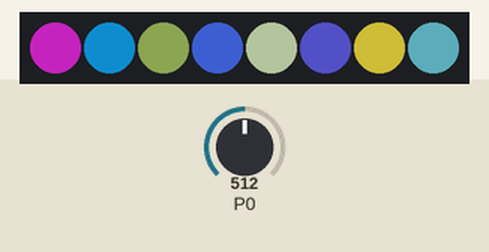
This program was run on a simulated BBC micro:bit (MakeCode). Parts: 8 RGB LEDs in strip order, left to right. The inputs (shaded band) are chosen by the test bench; at power-on: P0 = 512 (analog values on the 0–1023 scale). Dim RGB values are drawn brighter than linear; random numbers come from a fixed seed.

Above: at 1.2 s.
1.3 s: P0 set to 33
4.3 s: P0 set to 28
At 5.7 s:
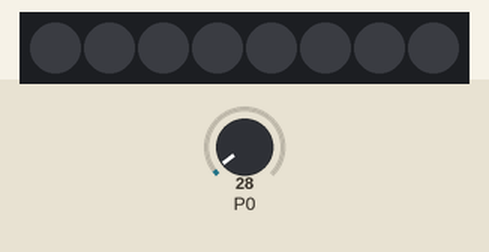
6.3 s: P0 set to 122
At 6.45 s:
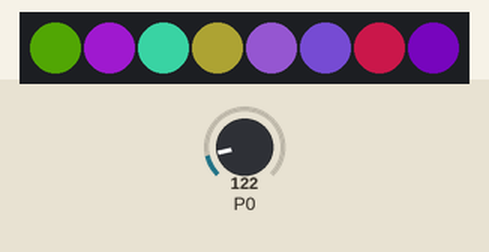
9.3 s: P0 set to 20
At 9.7 s:
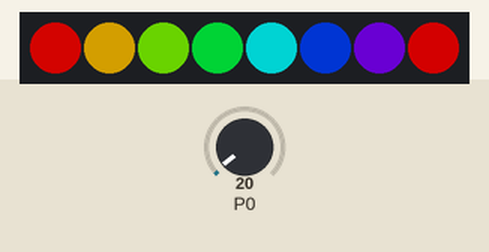
11.3 s: P0 set to 40
At 11.45 s:
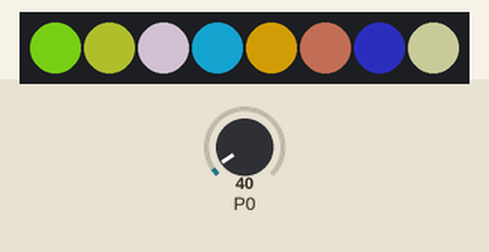
14.0 s: P0 set to 0
At 15.6 s:
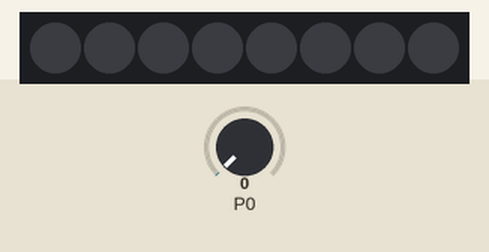
Timing chart, 0 to 17.0 s (numbered marks = the images above; inputs shaded):
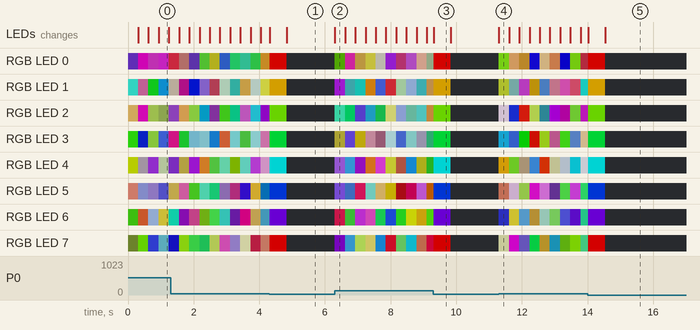

Measured:
- the behaviour switches between 31 and 30 on P0 (found by bisection; images 0 and 1)
- what the display in image 3 shows lasts 0.5 s, from 9.3 s to 9.8 s

The program:

main.ts
```typescript
function red_flash () {
    strip.setPixelColor(randint(0, 7), neopixel.colors(NeoPixelColors.Black))
    strip.setPixelColor(randint(0, 7), neopixel.colors(NeoPixelColors.Red))
    strip.setBrightness(randint(1, 200))
    strip.show()
    basic.pause(30)
}
function blue_flash () {
    i = 0
    for (let index = 0; index < 8; index++) {
        strip.setPixelColor(i, neopixel.colors(NeoPixelColors.Blue))
        strip.show()
        i += 1
        basic.pause(10)
    }
    basic.pause(1000)
}
function Flash_draw () {
    i = 0
    for (let index = 0; index < 8; index++) {
        strip.setPixelColor(i, neopixel.rgb(randint(0, 255), randint(0, 255), randint(0, 255)))
        i += 1
    }
    strip.show()
}
let i = 0
let strip: neopixel.Strip = null
strip = neopixel.create(DigitalPin.P2, 8, NeoPixelMode.RGB)
let range = strip.range(0, 8)
let go = 0
basic.forever(function () {
    // 赤外線センサー：ドロー判定
    // P0
    if (pins.analogReadPin(AnalogPin.P0) > 30) {
        go = 1
        Flash_draw()
    } else {
        // 赤外線センサー：ドロー判定
        // P0
        if (go == 1) {
            strip.showRainbow(1, 360)
            strip.show()
            basic.pause(500)
            go = 0
        } else {
            strip.showColor(neopixel.colors(NeoPixelColors.Black))
        }
    }
})
```

test.ts
```typescript
// テストはここに来ます。このパッケージが拡張機能として使用されるときにはコンパイルされません。
```
